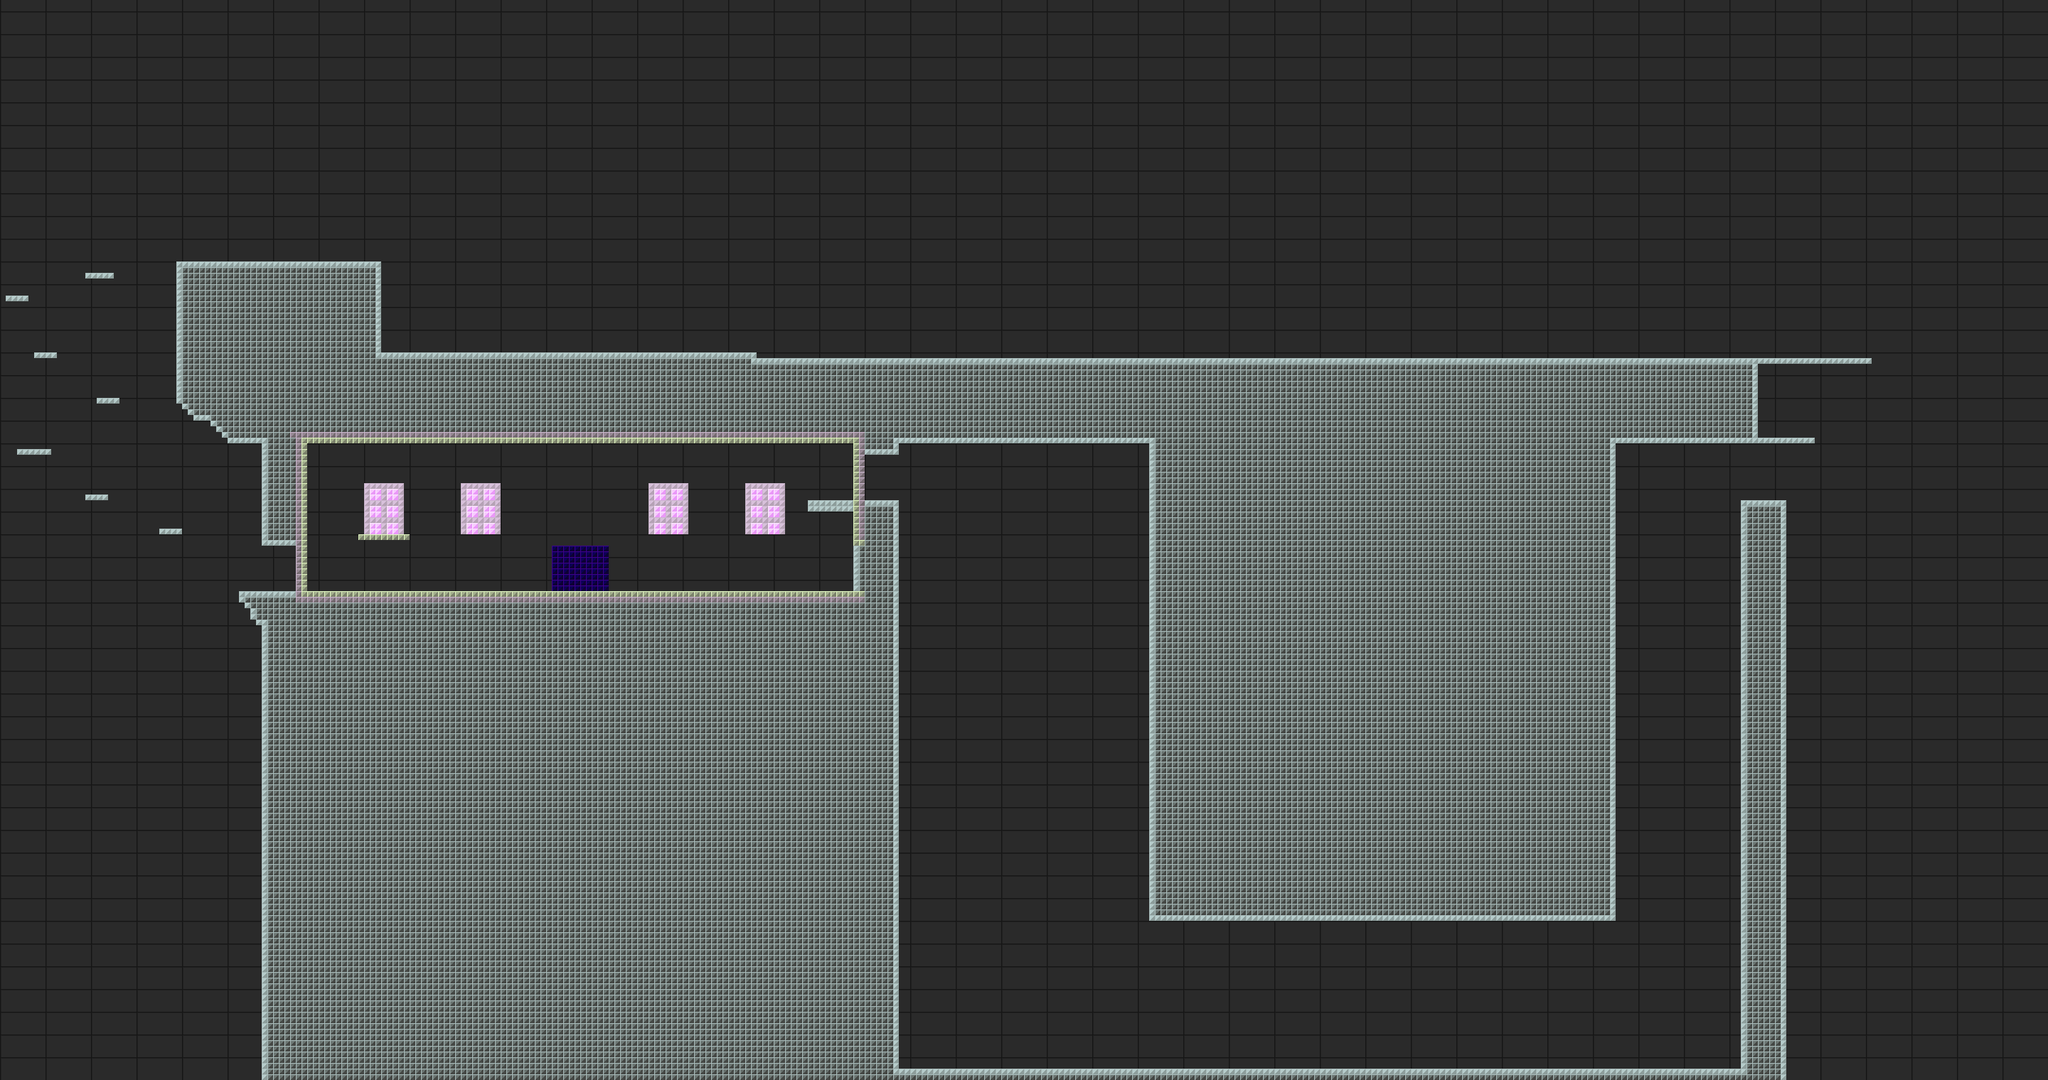

The image is a tile-based game level rendered from a .tmx file. Its description and source (layers, tilesets, objects; grid data summarised) follow:
An orthogonal 360x190 tile map with 8x8 px tiles, 6 tile layers (Alternate Background, Real Background, Alternate Platforms, Real Platforms, ...), 1 hidden layer not drawn, 2 tilesets and 13 objects (4x Camera Bounds, 4x Camera Trigger, Scene Door Portal, Scene Front Portal).

<map version="1.0" orientation="orthogonal" renderorder="right-down" width="360" height="190" tilewidth="8" tileheight="8" nextobjectid="25">
 <tileset firstgid="1" name="blocks_192x128" tilewidth="192" tileheight="128" tilecount="2" columns="2">
  <image source="blocks_192x128.png" width="384" height="128" />
 </tileset>
 <tileset firstgid="3" name="Blocks_8x8" tilewidth="8" tileheight="8" tilecount="144" columns="12">
  <image source="Blocks_8x8.png" width="96" height="96" />
 </tileset>
 <layer name="Alternate Background" width="360" height="190">
  <properties>
   <property name="Type" value="Background" />
   <property name="Universe" value="AlternateWorld" />
  </properties>
  <data>[68400 cells, 180 non-empty, 1 distinct tile ids]</data>
 </layer>
 <layer name="Real Background" width="360" height="190">
  <properties>
   <property name="Type" value="Background" />
   <property name="Universe" value="RealWorld" />
  </properties>
  <data>[68400 cells, 180 non-empty, 1 distinct tile ids]</data>
 </layer>
 <layer name="Alternate Sizes" width="360" height="190" visible="0">
  <properties>
   <property name="Type" value="Background" />
   <property name="Universe" value="AlternateWorld" />
  </properties>
  <data>[68400 cells, 9374 non-empty, 2 distinct tile ids]</data>
 </layer>
 <layer name="Alternate Platforms" width="360" height="190">
  <properties>
   <property name="Type" value="Platform" />
   <property name="Universe" value="AlternateWorld" />
  </properties>
  <data>[68400 cells, 22834 non-empty, 2 distinct tile ids]</data>
 </layer>
 <layer name="Real Platforms" width="360" height="190">
  <properties>
   <property name="Type" value="Platform" />
   <property name="Universe" value="RealWorld" />
  </properties>
  <data>[68400 cells, 498 non-empty, 2 distinct tile ids]</data>
 </layer>
 <layer name="Real Background Decor" width="360" height="190">
  <properties>
   <property name="Type" value="Background" />
   <property name="Universe" value="RealWorld" />
  </properties>
  <data>[68400 cells, 332 non-empty, 3 distinct tile ids]</data>
 </layer>
 <layer name="Alternate Background Decor" width="360" height="190">
  <properties>
   <property name="Type" value="Background" />
   <property name="Universe" value="AlternateWorld" />
  </properties>
  <data>[68400 cells, 80 non-empty, 1 distinct tile ids]</data>
 </layer>
 <objectgroup name="Scene Transition Doors">
  <properties>
   <property name="Commands" value="DestroyPrefab" />
   <property name="Type" value="PrefabGroup" />
   <property name="Universe" value="RealWorld" />
  </properties>
  <object id="12" name="Cistern Right Door" type="Scene Door Portal" x="1200" y="768" width="16" height="64">
   <properties>
    <property name="Door Key" value="PurpleHouseDoorKey" />
    <property name="Prefab" value="Scene Transition Door" />
    <property name="Transition Direction" value="Right" />
    <property name="Transition To Portal" value="Landing Left Door" />
    <property name="Transition To Scene" value="landing_room" />
   </properties>
  </object>
 </objectgroup>
 <objectgroup name="Real Cistern Room Camera Modifier">
  <properties>
   <property name="Commands" value="DestroyPrefab" />
   <property name="Type" value="CameraModifier" />
   <property name="Universe" value="RealWorld" />
  </properties>
  <object id="2" type="Camera Bounds" x="416" y="608" width="800" height="240" />
  <object id="3" type="Camera Trigger" x="424" y="616" width="784" height="224" />
 </objectgroup>
 <objectgroup name="Front Portals">
  <properties>
   <property name="Commands" value="DestroyPrefab" />
   <property name="Type" value="PrefabGroup" />
   <property name="Universe" value="RealWorld" />
  </properties>
  <object id="9" name="Cistern Room Left Wall Broken Window" type="Scene Front Portal" x="520" y="688" width="40" height="64">
   <properties>
    <property name="Prefab" value="Broken Window" />
    <property name="Transition To Portal" value="Left Wall Cistern Room Broken Window" />
    <property name="Transition To Scene" value="house_left_wall" />
   </properties>
  </object>
 </objectgroup>
 <objectgroup name="World Switch Portals">
  <properties>
   <property name="Commands" value="DestroyPrefab" />
   <property name="Type" value="PrefabGroup" />
   <property name="Universe" value="Global" />
  </properties>
  <object id="11" x="776" y="768" width="80" height="64">
   <properties>
    <property name="Prefab" value="World Switch Portal" />
   </properties>
  </object>
 </objectgroup>
 <objectgroup name="Alternate Cistern Room Camera Modifier">
  <properties>
   <property name="Commands" value="DestroyPrefab" />
   <property name="Type" value="CameraModifier" />
   <property name="Universe" value="AlternateWorld" />
  </properties>
  <object id="5" type="Camera Bounds" x="416" y="608" width="824" height="240" />
  <object id="6" type="Camera Trigger" x="424" y="616" width="816" height="224" />
 </objectgroup>
 <objectgroup name="Copy of Alternate Left Wall Camera Modifier">
  <properties>
   <property name="Commands" value="DestroyPrefab" />
   <property name="Type" value="CameraModifier" />
   <property name="Universe" value="AlternateWorld" />
  </properties>
  <object id="18" type="Camera Bounds" x="416" y="272" width="512" height="240" />
  <object id="19" type="Camera Trigger" x="424" y="136" width="496" height="368" />
 </objectgroup>
 <objectgroup name="Copy of Copy of Alternate Left Wall Camera Modifier">
  <properties>
   <property name="Commands" value="DestroyPrefab" />
   <property name="Type" value="CameraModifier" />
   <property name="Universe" value="AlternateWorld" />
  </properties>
  <object id="23" type="Camera Bounds" x="0" y="272" width="384" height="576" />
  <object id="24" type="Camera Trigger" x="8" y="136" width="368" height="704" />
 </objectgroup>
 <objectgroup name="Alternate Full Screen Scrollers">
  <properties>
   <property name="Commands" value="DestroyPrefab" />
   <property name="Type" value="PrefabGroup" />
   <property name="Universe" value="AlternateWorld" />
  </properties>
  <object id="17" x="368" y="760" width="64" height="80">
   <properties>
    <property name="Prefab" value="Horizontal Full Screen Scroller" />
   </properties>
  </object>
  <object id="20" x="368" y="144" width="64" height="368">
   <properties>
    <property name="Prefab" value="Horizontal Full Screen Scroller" />
   </properties>
  </object>
 </objectgroup>
</map>
